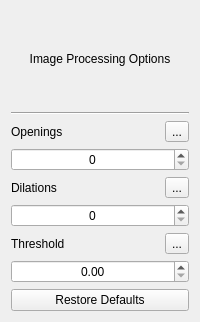
<?xml version="1.0" encoding="UTF-8"?>
<ui version="4.0">
 <class>Form</class>
 <widget class="QWidget" name="Form">
  <property name="geometry">
   <rect>
    <x>0</x>
    <y>0</y>
    <width>200</width>
    <height>322</height>
   </rect>
  </property>
  <property name="minimumSize">
   <size>
    <width>200</width>
    <height>0</height>
   </size>
  </property>
  <property name="windowTitle">
   <string>Form</string>
  </property>
  <layout class="QVBoxLayout" name="verticalLayou">
   <item>
    <widget class="QLabel" name="widgetTitle">
     <property name="text">
      <string>Image Processing Options</string>
     </property>
     <property name="textFormat">
      <enum>Qt::AutoText</enum>
     </property>
     <property name="scaledContents">
      <bool>false</bool>
     </property>
     <property name="alignment">
      <set>Qt::AlignCenter</set>
     </property>
     <property name="wordWrap">
      <bool>true</bool>
     </property>
    </widget>
   </item>
   <item>
    <widget class="Line" name="line">
     <property name="orientation">
      <enum>Qt::Horizontal</enum>
     </property>
    </widget>
   </item>
   <item>
    <layout class="QHBoxLayout" name="openingsTitleLayout">
     <item>
      <widget class="QLabel" name="openingsTitle">
       <property name="text">
        <string>Openings</string>
       </property>
      </widget>
     </item>
     <item>
      <widget class="QToolButton" name="openingsInfoButton">
       <property name="text">
        <string>...</string>
       </property>
      </widget>
     </item>
    </layout>
   </item>
   <item>
    <widget class="QSpinBox" name="openingsSpinBox">
     <property name="alignment">
      <set>Qt::AlignCenter</set>
     </property>
    </widget>
   </item>
   <item>
    <layout class="QHBoxLayout" name="dilationsTitleLayout">
     <item>
      <widget class="QLabel" name="dilationsTitle">
       <property name="text">
        <string>Dilations</string>
       </property>
      </widget>
     </item>
     <item>
      <widget class="QToolButton" name="dilationsInfoButton">
       <property name="text">
        <string>...</string>
       </property>
      </widget>
     </item>
    </layout>
   </item>
   <item>
    <widget class="QSpinBox" name="dilationsSpinBox">
     <property name="alignment">
      <set>Qt::AlignCenter</set>
     </property>
    </widget>
   </item>
   <item>
    <layout class="QHBoxLayout" name="thresholdTitleLayout">
     <item>
      <widget class="QLabel" name="thresholdTitle">
       <property name="text">
        <string>Threshold</string>
       </property>
      </widget>
     </item>
     <item>
      <widget class="QToolButton" name="thresholdInfoButton">
       <property name="text">
        <string>...</string>
       </property>
      </widget>
     </item>
    </layout>
   </item>
   <item>
    <widget class="QDoubleSpinBox" name="thresholdSpinBox">
     <property name="alignment">
      <set>Qt::AlignCenter</set>
     </property>
    </widget>
   </item>
   <item>
    <widget class="QPushButton" name="restoreDefaultsButton">
     <property name="text">
      <string>Restore Defaults</string>
     </property>
    </widget>
   </item>
  </layout>
 </widget>
 <resources/>
 <connections/>
</ui>
